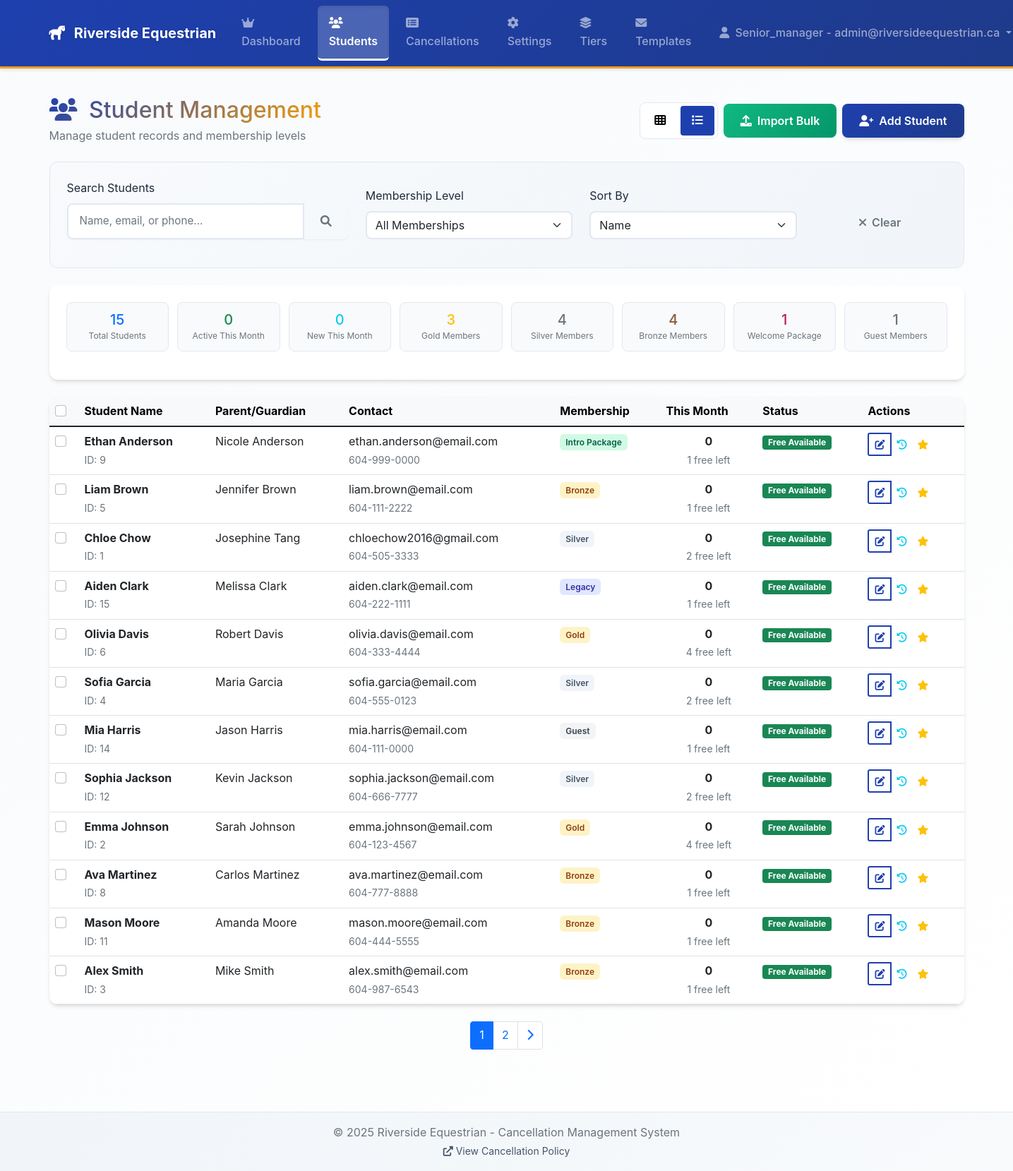
Before: /manager/students (signed in) with the older database file.
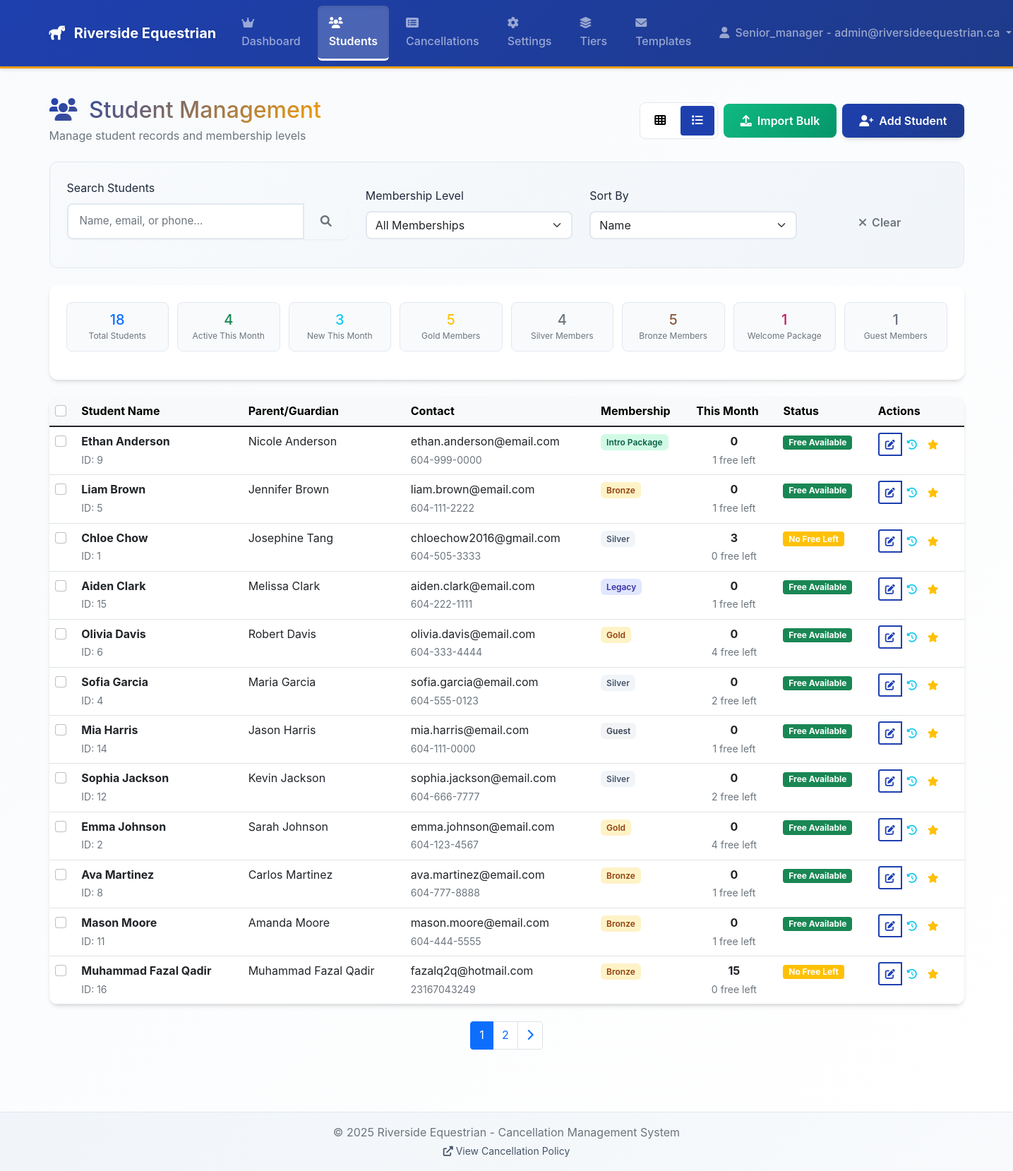
After: the same page with the newer database file.
### tables this page shows
CREATE TABLE students (
                id INTEGER PRIMARY KEY AUTOINCREMENT,
                first_name TEXT NOT NULL,
                last_name TEXT NOT NULL,
                parent_first TEXT,
                parent_last TEXT,
                email TEXT UNIQUE NOT NULL,
                phone TEXT,
                membership_level TEXT NOT NULL DEFAULT 'Bronze',
                created_at TIMESTAMP DEFAULT CURRENT_TIMESTAMP,
                updated_at TIMESTAMP DEFAULT CURRENT_TIMESTAMP
            );

### app.py (the view, shortened to what this page needs)
@app.route("/manager/students", methods=["GET", "POST"])
@login_required
@admin_required
def manager_students():
    conn = get_db()
    search = request.args.get("search", "")
    membership_filter = request.args.get("membership", "")
    sort_by = request.args.get("sort", "name")
    page = request.args.get("page", 1, type=int)
    per_page = 12  # Students per page
    where_conditions = []
    params = []
    if search:
        where_conditions.append(
            "(s.first_name LIKE ? OR s.last_name LIKE ? OR s.email LIKE ? OR s.phone LIKE ?)"
        )
        search_param = f"%{search}%"
        params.extend([search_param, search_param, search_param, search_param])
    if membership_filter:
        where_conditions.append("s.membership_level = ?")
        params.append(membership_filter)
    where_clause = " AND ".join(where_conditions)
    if where_clause:
        where_clause = "WHERE " + where_clause
    sort_orders = {
        "name": "s.last_name, s.first_name",
        "email": "s.email",
        "membership": "s.membership_level",
        "recent": "s.created_at DESC",
        "recent_activity": "s.created_at DESC",  # For now, same as recent - can be enhanced later
        "status": "s.membership_level DESC",  # For now, sort by membership - can be enhanced later
    }
    order_by = sort_orders.get(sort_by, "s.last_name, s.first_name")
    students_query = f"""
        SELECT s.*,
               COUNT(c.id) as total_cancellations,
               SUM(CASE WHEN strftime('%Y-%m', c.created_at) = strftime('%Y-%m', 'now') THEN 1 ELSE 0 END) as cancellations_this_month,
               SUM(CASE WHEN c.charged = 0 AND c.excluded = 0 AND strftime('%Y-%m', c.created_at) = strftime('%Y-%m', 'now') THEN 1 ELSE 0 END) as free_used_this_month,
               MAX(c.created_at) as last_cancellation_date
        FROM students s
        LEFT JOIN cancellations c ON s.id = c.student_id
        {where_clause}
        GROUP BY s.id
        ORDER BY {order_by}
    """
    students_raw = conn.execute(students_query, params).fetchall()
    students = []
    for student_raw in students_raw:
        student = dict(student_raw)
        if student.get("created_at") and isinstance(student["created_at"], str):
            try:
                student["created_at"] = datetime.strptime(
                    student["created_at"], "%Y-%m-%d %H:%M:%S"
                )
            except ValueError:
                student["created_at"] = datetime.now()
        elif not student.get("created_at"):
            student["created_at"] = datetime.now()
        student["total_cancellations"] = student.get("total_cancellations") or 0
        student["cancellations_this_month"] = (
            student.get("cancellations_this_month") or 0
        )
        student["free_used_this_month"] = student.get("free_used_this_month") or 0
        membership_limits = {
            "Bronze": 1,
            "Silver": 2,
            "Gold": 4,
            "Intro Package": 1,
            "Legacy": 1,
            "Guest": 1,
            "Welcome Package": 1,
        }
        limit = membership_limits.get(student["membership_level"], 1)
        student["free_remaining"] = max(0, limit - student["free_used_this_month"])
        students.append(student)
    total_students = len(students)
    start = (page - 1) * per_page
    end = start + per_page
    paginated_students = students[start:end]
    class Pagination:
        def __init__(self, page, per_page, total):
            self.page = page
            self.per_page = per_page
            self.total = total
            self.pages = (total + per_page - 1) // per_page
            self.has_prev = page > 1
            self.has_next = page < self.pages
            self.prev_num = page - 1 if self.has_prev else None
            self.next_num = page + 1 if self.has_next else None
        def iter_pages(
            self, left_edge=2, left_current=2, right_current=3, right_edge=2
        ):
            last = self.pages
            for num in range(1, last + 1):
                if (
                    num <= left_edge
                    or (self.page - left_current - 1 < num < self.page + right_current)
                    or num > last - right_edge
                ):
                    yield num
    pagination = Pagination(page, per_page, total_students)
    current_month = datetime.now().strftime("%Y-%m")
    total_students_count = len(students)
    active_this_month = len([s for s in students if s["cancellations_this_month"] > 0])
    new_this_month = len(
        [s for s in students if s["created_at"].strftime("%Y-%m") == current_month]
    )
    gold_members = len([s for s in students if s["membership_level"] == "Gold"])
    silver_members = len([s for s in students if s["membership_level"] == "Silver"])
    bronze_members = len([s for s in students if s["membership_level"] == "Bronze"])
    welcome_members = len(
        [s for s in students if s["membership_level"] == "Welcome Package"]
    )
    guest_members = len([s for s in students if s["membership_level"] == "Guest"])
    stats = {
        "total_students": total_students_count,
        "active_this_month": active_this_month,
        "new_this_month": new_this_month,
        "gold_members": gold_members,
        "silver_members": silver_members,
        "bronze_members": bronze_members,  # NEW
        "welcome_members": welcome_members,  # NEW
        "guest_members": guest_members,  # NEW
    }
    try:
        membership_tiers_raw = conn.execute(
            "SELECT level FROM membership_tiers WHERE active = 1 ORDER BY sort_order"
        ).fetchall()
        membership_tiers = [tier["level"] for tier in membership_tiers_raw]
    except:
        membership_tiers = [
            "Bronze",
            "Silver",
            "Gold",
            "Intro Package",
            "Legacy",
            "Guest",
            "Welcome Package",
        ]
    conn.close()
    return render_template(
        "manager_students.html",
        students=paginated_students,
        membership_tiers=membership_tiers,
        stats=stats,
        pagination=pagination,
        search=search,
        current_membership_filter=membership_filter,
        current_sort=sort_by,
    )

### app.py (called while the page is built)
def get_db():
    conn = sqlite3.connect(app.config["DATABASE"])
    conn.row_factory = sqlite3.Row
    return conn

def login_required(f):
    @wraps(f)
    def decorated_function(*args, **kwargs):
        if "user_id" not in session:
            return redirect(url_for("login"))
        return f(*args, **kwargs)
    return decorated_function

def admin_required(f):
    @wraps(f)
    def decorated_function(*args, **kwargs):
        if "user_role" not in session or session["user_role"] not in [
            "manager",
            "senior_manager",
        ]:
            flash("Admin access required", "error")
            return redirect(url_for("dashboard"))
        return f(*args, **kwargs)
    return decorated_function

@app.context_processor
def inject_now():
    return {"now": datetime.now()}

### templates/manager_students.html (shortened to what the changed rows need)
{% extends "base.html" %}
{% block content %}
<div class="row mb-4">
    <div class="col-12">
        <div class="d-flex justify-content-between align-items-center">
            <div>
                <h1 class="h2 text-gradient mb-1">
                    <i class="fas fa-users me-2"></i>
                    Student Management
                </h1>
            </div>
        </div>
    </div>
</div>
<div class="row mb-4">
    <div class="col-12">
        <div class="card">
            <div class="card-body">
                <div class="student-stats">
                    <div class="stat-item">
                        <h4 class="text-primary mb-1">{{ stats.total_students }}</h4>
                        <small class="text-muted">Total Students</small>
                    </div>
                    <div class="stat-item">
                        <h4 class="text-success mb-1">{{ stats.active_this_month }}</h4>
                        <small class="text-muted">Active This Month</small>
                    </div>
                    <div class="stat-item">
                        <h4 class="text-info mb-1">{{ stats.new_this_month }}</h4>
                        <small class="text-muted">New This Month</small>
                    </div>
                    <div class="stat-item">
                        <h4 class="text-warning mb-1">{{ stats.gold_members }}</h4>
                        <small class="text-muted">Gold Members</small>
                    </div>
                    <div class="stat-item">
                        <h4 class="text-brown mb-1">{{ stats.bronze_members or 0 }}</h4>
                        <small class="text-muted">Bronze Members</small>
                    </div>
                </div>
            </div>
        </div>
    </div>
</div>
<div class="row">
    <div class="col-12">
        <div id="table-view">
            <div class="card">
                <div class="card-body p-0">
                    <div class="table-responsive">
                        <table class="table table-hover mb-0">
                            <thead class="table-light">
                                <tr>
                                    <th>
                                        <input type="checkbox" class="form-check-input"
                                               onclick="toggleAllStudents(this)">
                                    </th>
                                    <th>Student Name</th>
                                    <th>Parent/Guardian</th>
                                    <th>Contact</th>
                                    <th>Membership</th>
                                    <th>This Month</th>
                                    <th>Status</th>
                                    <th>Actions</th>
                                </tr>
                            </thead>
                            <tbody>
                                {% for student in students %}
                                <tr>
                                    <td>
                                        <input type="checkbox" class="form-check-input student-checkbox"
                                               value="{{ student.id }}">
                                    </td>
                                    <td>
                                        <div>
                                            <strong>{{ student.first_name }} {{ student.last_name }}</strong>
                                            <br><small class="text-muted">ID: {{ student.id }}</small>
                                        </div>
                                    </td>
                                    <td>{{ student.parent_first }} {{ student.parent_last }}</td>
                                    <td>
                                        <div>
                                            {{ student.email }}
                                            <br><small class="text-muted">{{ student.phone }}</small>
                                        </div>
                                    </td>
                                    <td>
                                        <span class="membership-badge membership-{{ student.membership_level|lower|replace(' ', '') }}">
                                            {{ student.membership_level }}
                                        </span>
                                    </td>
                                    <td>
                                        <div class="text-center">
                                            <strong>{{ student.cancellations_this_month }}</strong>
                                            <br><small class="text-muted">{{ student.free_remaining }} free left</small>
                                        </div>
                                    </td>
                                    <td>
                                        {% if student.free_remaining > 0 %}
                                            <span class="badge bg-success">Free Available</span>
                                        {% else %}
                                            <span class="badge bg-warning">No Free Left</span>
                                        {% endif %}
                                    </td>
                                    <td class="table-actions">
                                        <div class="btn-group btn-group-sm">
                                            <button class="btn btn-outline-primary"
                                                    onclick="editStudent({{ student.id }})"
                                                    title="Edit">
                                                <i class="fas fa-edit"></i>
                                            </button>
                                            <button class="btn btn-outline-info"
                                                    onclick="viewHistory({{ student.id }})"
                                                    title="History">
                                                <i class="fas fa-history"></i>
                                            </button>
                                            <button class="btn btn-outline-warning"
                                                    onclick="changeMembership({{ student.id }})"
                                                    title="Change Membership">
                                                <i class="fas fa-star"></i>
                                            </button>
                                        </div>
                                    </td>
                                </tr>
                                {% endfor %}
                            </tbody>
                        </table>
                    </div>
                </div>
            </div>
        </div>
        {% if pagination.pages > 1 %}
        <nav aria-label="Student pagination" class="mt-4">
            <ul class="pagination justify-content-center">
                {% for page_num in pagination.iter_pages() %}
                {% if page_num %}
                    {% if page_num != pagination.page %}
                    <li class="page-item">
                        <a class="page-link" href="{{ url_for('manager_students', page=page_num, search=request.args.get('search', ''), membership=request.args.get('membership', ''), sort=request.args.get('sort', '')) }}">
                            {{ page_num }}
                        </a>
                    </li>
                    {% else %}
                    <li class="page-item active">
                        <span class="page-link">{{ page_num }}</span>
                    </li>
                    {% endif %}
                {% else %}
                <li class="page-item disabled">
                    <span class="page-link">...</span>
                </li>
                {% endif %}
                {% endfor %}
            </ul>
        </nav>
        {% endif %}
    </div>
</div>
{% endblock %}

Changed rows visible on the page:
no longer on this page (row unchanged): students: first_name "Alex", last_name "Smith", id "3", parent_first "Mike", parent_last "Smith", email "alex.smith@email.com", phone "604-987-6543", membership_level "Bronze", cancellations_this_month "0", free_remaining "1", shows "Free Available"
computed for students "Chloe": cancellations_this_month "0" → "3"; free_remaining "2" → "0"; text "Free Available" → "No Free Left"
added students: first_name "Muhammad Fazal", last_name "Qadir", id "16", parent_first "Muhammad Fazal", parent_last "Qadir", email "fazalq2q@hotmail.com", phone "23167043249", membership_level "Bronze", cancellations_this_month "15", free_remaining "0", shows "No Free Left"
Other visible differences:
{{ stats.total_students }}: "15" → "18"
{{ stats.active_this_month }}: "0" → "4"
{{ stats.new_this_month }}: "0" → "3"
{{ stats.gold_members }}: "3" → "5"
{{ stats.bronze_members or 0 }}: "4" → "5"
